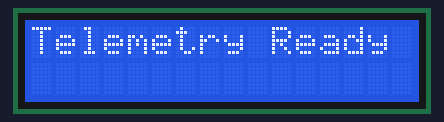
Bench run of a sketch on a simulated Arduino Uno, built with avr-gcc and run on an emulated ATmega328P. Shown: 16×2 character LCD. What the sketch prints to the serial monitor is not drawn.

Above: at 0.1 s.
At 2.2 s:
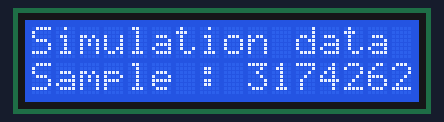
At 10.5 s:
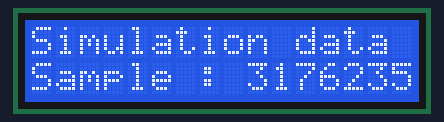
At 19.8 s:
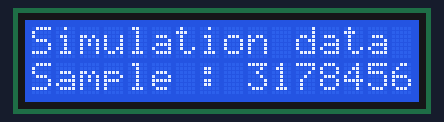
At 29.2 s:
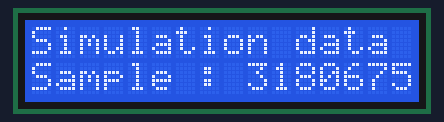
At 38.5 s:
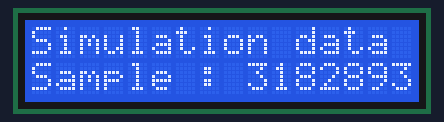

Measured:
- what the display in image 1 shows lasts 1.1 s, from 2.1 s to 3.2 s

The sketch:

simulation.ino
```cpp
#include <LiquidCrystal_I2C.h>
#include <Wire.h>
#include "Telemetry.hpp"

// Initialize the I2C LCD with the address 0x27 and 16x2 display size
LiquidCrystal_I2C lcd(0x27, 16, 2);

// const int ledPin = 2;
// bool ledState = false; // Variable to store the current state of the LED

void setup() {
  Serial.begin(115200); // Initialize serial communication

  // pinMode(ledPin, OUTPUT);
  lcd.init();
  lcd.backlight();

  // Display a startup message on the LCD
  lcd.setCursor(0, 0);
  lcd.print("Telemetry Ready");
  delay(2000);
  lcd.clear();
}

void loop() {
  static unsigned int index = 0; // Track the current data index

  // Display the current telemetry data on the LCD
  lcd.setCursor(0, 0);
  lcd.print("Simulation data");
  lcd.setCursor(0, 1);
  lcd.print("Sample : ");
  lcd.print(sampleData[index].time);


  printTelemetryAsCSV(sampleData[index]);
  // writeTelemeryAsBinaryStream(sampleData[index]);

  index++;
  if (index >= sizeof(sampleData) / sizeof(sampleData[0])) {
    index = 0;
  }

  delay(1000);
}
```

Telemetry.hpp
```cpp
#ifndef TELEMETRY_HPP
#define TELEMETRY_HPP

#include <Arduino.h>

// Define the TelemetryPacket structure
struct TelemetryPacket {
    uint32_t time;
    float altitude;
    float bmpTemp;
    float imuTemp;
    float pressure;
    float accX, accY, accZ;
    float angVelX, angVelY, angVelZ;
} __attribute__((packed));

TelemetryPacket sampleData[] = {{3174262, 23.99, 29.63, 99494.90, 153.49, -0.61,
                           -0.30, 10.06, 0.02, 0.04, 0.06},
                          {3174509, 24.00, 29.53, 99490.29, 153.88, -0.17,
                           -0.26, 10.04, 0.05, 0.02, -0.02},
                          {3174756, 24.00, 29.67, 99486.91, 154.17, -0.17,
                           -0.22, 9.96, 0.02, 0.03, -0.08},
                          {3175002, 24.00, 29.72, 99493.73, 153.59, -0.42,
                           -0.11, 9.99, 0.01, 0.04, -0.01},
                          {3175249, 24.00, 29.63, 99494.84, 153.50, -0.15,
                           -0.28, 9.95, 0.04, 0.02, -0.01},
                          {3175495, 24.00, 29.53, 99491.46, 153.79, -0.31,
                           -0.04, 9.95, 0.02, 0.02, -0.04},
                          {3175742, 24.00, 29.72, 99489.13, 153.98, -0.57,
                           -0.37, 9.98, 0.01, 0.02, -0.02},
                          {3175988, 24.00, 29.67, 99486.85, 154.18, -0.17,
                           -0.23, 10.04, 0.03, 0.03, 0.01},
                          {3176235, 24.00, 29.63, 99490.29, 153.88, -0.49,
                           -0.03, 10.07, 0.03, 0.01, -0.03},
                          {3176481, 24.00, 29.72, 99494.84, 153.50, -0.29,
                           -0.12, 9.96, 0.01, 0.02, -0.11},
                          {3176728, 24.00, 29.63, 99489.13, 153.98, -0.55,
                           -0.30, 9.94, 0.03, 0.04, -0.03},
                          {3176975, 24.00, 29.87, 99493.66, 153.60, -0.26,
                           -0.19, 10.05, 0.03, 0.01, 0.07},
                          {3177221, 24.01, 29.53, 99494.77, 153.51, 0.01, -0.11,
                           10.02, 0.03, 0.04, -0.01},
                          {3177467, 24.00, 29.53, 99486.85, 154.18, -0.44,
                           -0.21, 10.01, 0.04, 0.03, -0.03},
                          {3177714, 24.01, 29.63, 99487.95, 154.08, -0.61,
                           -0.11, 10.00, 0.03, 0.02, -0.01},
                          {3177961, 24.01, 29.48, 99491.33, 153.80, -0.42, 0.06,
                           10.03, 0.02, 0.03, -0.03},
                          {3178209, 24.01, 29.63, 99481.13, 154.66, -0.34,
                           -0.18, 9.94, 0.01, 0.02, 0.02},
                          {3178456, 24.01, 29.72, 99487.95, 154.08, -0.33,
                           -0.25, 10.02, 0.03, 0.02, -0.07},
                          {3178702, 24.02, 29.63, 99495.81, 153.42, -0.30,
                           -0.25, 9.98, 0.04, 0.03, -0.03},
                          {3178949, 24.01, 29.48, 99491.33, 153.80, -0.15, 0.01,
                           10.03, 0.04, 0.03, 0.12},
                          {3179195, 24.01, 30.01, 99486.79, 154.18, -0.29,
                           -0.02, 9.97, 0.02, 0.02, -0.02},
                          {3179442, 24.01, 29.67, 99494.77, 153.51, -0.26,
                           -0.29, 10.06, -0.01, 0.00, -0.02},
                          {3179688, 24.01, 29.67, 99490.23, 153.89, -0.34,
                           -0.70, 10.07, 0.02, 0.03, -0.07},
                          {3179935, 24.01, 29.87, 99479.97, 154.76, -0.38,
                           -0.24, 9.99, 0.06, 0.03, -0.11},
                          {3180182, 24.01, 29.63, 99485.68, 154.27, -0.14,
                           -0.11, 10.01, 0.03, 0.05, -0.01},
                          {3180428, 24.02, 29.82, 99491.27, 153.80, -0.41,
                           -0.20, 10.04, 0.01, 0.02, 0.04},
                          {3180675, 24.03, 29.53, 99492.38, 153.71, -0.29,
                           -0.33, 10.02, 0.01, 0.00, 0.12},
                          {3180921, 24.02, 29.63, 99492.44, 153.70, -0.12,
                           -0.17, 10.08, 0.02, 0.03, -0.03},
                          {3181168, 24.02, 29.63, 99488.99, 153.99, -0.56, 0.19,
                           10.00, 0.04, 0.05, -0.12},
                          {3181414, 24.02, 29.72, 99488.99, 153.99, -0.18, 0.03,
                           10.00, 0.02, 0.03, 0.03},
                          {3181661, 24.02, 29.72, 99491.27, 153.80, -0.19,
                           -0.06, 10.01, 0.04, 0.02, 0.02},
                          {3181907, 24.02, 29.87, 99485.62, 154.28, -0.34,
                           -0.34, 10.04, 0.03, 0.04, -0.01},
                          {3182153, 24.02, 29.67, 99495.81, 153.42, -0.51,
                           -0.56, 9.96, 0.02, 0.02, 0.01},
                          {3182400, 24.02, 29.72, 99493.54, 153.61, -0.11,
                           -0.47, 10.14, 0.02, 0.01, -0.13},
                          {3182646, 24.03, 29.67, 99487.83, 154.09, -0.03,
                           -0.33, 10.07, 0.02, 0.03, 0.09},
                          {3182893, 24.04, 29.82, 99484.32, 154.39, -0.44,
                           -0.48, 10.00, 0.03, 0.03, 0.22},
                          {3183139, 24.03, 29.53, 99483.28, 154.48, -0.32, 0.07,
                           9.99, 0.06, 0.03, 0.00},
                          {3183386, 24.03, 29.96, 99487.83, 154.09, -0.24, 0.43,
                           10.01, 0.01, 0.02, 0.00},
                          {3183632, 24.03, 29.67, 99491.20, 153.81, -0.47,
                           -0.11, 10.00, 0.00, 0.03, 0.02},
                          {3183878, 24.03, 29.87, 99479.84, 154.77, -0.41,
                           -0.11, 10.04, 0.03, 0.02, -0.01},
                          {3184125, 24.03, 29.67, 99481.01, 154.67, -0.29, 0.08,
                           9.99, 0.03, 0.02, -0.08},
                          {3184371, 24.04, 29.63, 99487.77, 154.10, -0.39,
                           -0.17, 9.97, 0.01, 0.01, -0.07},
                          {3184617, 24.04, 29.63, 99485.49, 154.29, 0.00, -0.67,
                           9.90, -0.03, 0.02, 0.19},
                          {3184864, 24.03, 29.53, 99488.93, 154.00, 1.36, 2.66,
                           97.06, 0.20, 0.19, -1.11},
                          {3185110, 24.03, 29.67, 99528.74, 150.64, -4.32, 3.51,
                           109.20, 0.04, 0.13, -0.55},
                          {3185357, 24.04, 29.53, 99374.11, 163.71, 2.22, -0.50,
                           102.98, -0.27, -0.79, 0.59},
                          {3185604, 24.04, 29.96, 99211.55, 177.46, -1.01, 4.88,
                           98.07, 0.09, 0.07, 3.33},
                          {3185852, 24.04, 29.53, 98937.70, 200.68, -0.73, 1.28,
                           91.54, -0.09, -0.07, 6.60},
                          {3186098, 24.04, 29.63, 98549.05, 233.72, 4.06, 5.91,
                           86.36, -0.16, -0.46, 9.81},
                          {3186345, 24.04, 29.63, 98095.62, 272.41, 1.00, 11.20,
                           81.48, 0.02, -0.59, 12.63},
                          {3186591, 24.03, 29.87, 97588.97, 315.80, -1.45,
                           11.08, 75.80, 0.29, -0.33, 14.06},
                          {3186838, 24.03, 29.82, 96986.87, 367.61, 2.32, 12.98,
                           68.92, 0.15, -0.26, 15.50},
                          {3187085, 24.01, 29.87, 96339.66, 423.59, 3.04, 15.68,
                           64.19, 0.32, -0.38, 16.83},
                          {3187331, 24.01, 29.63, 95660.52, 482.66, 4.17, 15.19,
                           59.32, 0.18, -0.30, 18.13},
                          {3187578, 24.01, 29.63, 94934.98, 546.14, 1.95, 18.01,
                           56.41, 0.21, -0.38, 19.36},
                          {3187824, 24.00, 29.72, 94166.60, 613.80, 0.79, 20.82,
                           44.02, 0.27, -0.33, 20.40},
                          {3188071, 23.99, 29.96, 93351.76, 686.04, -5.63,
                           21.64, -3.80, 0.42, -0.21, 20.56},
                          {3188317, 23.98, 29.63, 92714.12, 742.93, 1.52, 16.82,
                           -21.62, 0.29, -0.13, 19.64},
                          {3188564, 23.99, 29.53, 92309.92, 779.15, 4.56, 13.95,
                           -27.37, 0.31, -0.31, 19.07},
                          {3188811, 23.97, 29.53, 92029.95, 804.32, -1.18,
                           15.09, -20.37, 0.27, -0.22, 18.77},
                          {3189057, 23.96, 29.63, 91658.00, 837.85, -3.14,
                           13.70, -21.69, 0.22, -0.06, 18.13},
                          {3189304, 23.97, 29.63, 91333.30, 867.21, 1.71, 13.41,
                           -23.48, 0.32, -0.20, 17.20},
                          {3189550, 23.97, 29.67, 91001.00, 897.35, -0.73,
                           11.16, -16.91, 0.12, -0.19, 16.63},
                          {3189797, 23.96, 29.53, 90684.62, 926.12, 0.57, 8.42,
                           -17.24, 0.09, -0.05, 15.71},
                          {3190043, 23.96, 29.63, 90362.46, 955.51, 2.19, 7.30,
                           -14.49, 0.20, -0.06, 15.10},
                          {3190290, 23.96, 29.53, 90021.17, 986.73, 0.42, 5.61,
                           -13.89, 0.09, -0.11, 14.43},
                          {3190536, 23.97, 29.87, 89712.42, 1015.06, 1.90, 8.81,
                           -13.31, 0.13, -0.03, 13.90},
                          {3190783, 23.96, 29.48, 89405.20, 1043.33, 1.06, 6.45,
                           -9.28, 0.15, -0.12, 13.38},
                          {3191029, 23.97, 29.48, 89119.15, 1069.72, -0.32,
                           7.03, -12.02, 0.14, -0.07, 12.80},
                          {3191276, 23.96, 29.53, 88804.16, 1098.86, 1.77, 3.77,
                           -10.15, 0.02, 0.07, 12.13},
                          {3191523, 23.97, 29.48, 88551.16, 1122.32, 1.82, 5.39,
                           -8.26, 0.20, -0.12, 11.83},
                          {3191769, 23.97, 29.53, 88284.55, 1147.11, 0.79, 4.03,
                           -7.74, 0.04, 0.00, 11.20},
                          {3192016, 23.98, 29.63, 88015.68, 1172.17, 1.56, 3.51,
                           -8.82, 0.12, 0.00, 10.86},
                          {3192262, 23.98, 29.43, 87752.63, 1196.74, 0.94, 3.65,
                           -8.05, 0.11, -0.08, 10.48},
                          {3192509, 23.97, 29.82, 87508.04, 1219.65, 1.51, 3.41,
                           -7.16, 0.09, 0.07, 9.96},
                          {3192755, 23.97, 29.72, 87282.29, 1240.83, 1.25, 4.12,
                           -6.66, 0.06, 0.05, 9.55},
                          {3193002, 23.97, 29.63, 87045.51, 1263.10, 0.78, 2.91,
                           -6.10, 0.03, -0.06, 9.25},
                          {3193248, 23.97, 29.53, 86837.91, 1282.67, 1.16, 2.54,
                           -6.18, -0.08, 0.07, 8.84},
                          {3193497, 23.98, 29.63, 86621.24, 1303.13, 0.34, 2.63,
                           -5.08, 0.07, -0.05, 8.52},
                          {3193743, 23.98, 29.82, 86417.20, 1322.43, 0.13, 2.91,
                           -5.34, 0.10, -0.02, 8.22},
                          {3193990, 23.97, 29.72, 86213.50, 1341.74, -0.47,
                           2.02, -4.77, 0.03, 0.06, 7.83},
                          {3194237, 23.97, 29.63, 86019.52, 1360.17, 0.90, 1.74,
                           -4.07, -0.03, 0.08, 7.43},
                          {3194483, 23.98, 29.53, 85835.59, 1377.67, 0.50, 1.78,
                           -3.92, 0.00, -0.12, 7.28},
                          {3194730, 23.98, 29.53, 85673.68, 1393.10, 0.93, 1.51,
                           -3.63, 0.00, 0.03, 7.01},
                          {3194976, 23.97, 29.63, 85509.52, 1408.77, 0.49, 1.53,
                           -3.10, 0.06, 0.07, 6.74},
                          {3195222, 23.98, 29.67, 85352.78, 1423.75, 0.61, 2.00,
                           -2.80, 0.06, -0.02, 6.47},
                          {3195469, 23.98, 29.48, 85204.49, 1437.94, 0.22, 1.28,
                           -2.66, 0.04, -0.08, 6.23},
                          {3195715, 23.99, 29.63, 85069.12, 1450.92, 0.53, 0.84,
                           -2.56, 0.06, 0.10, 5.90},
                          {3195961, 23.98, 29.63, 84917.61, 1465.46, 0.26, 1.12,
                           -2.20, 0.01, 0.14, 5.59},
                          {3196208, 23.98, 29.63, 84801.06, 1476.66, 0.74, 0.72,
                           -2.17, 0.05, 0.02, 5.36},
                          {3196454, 23.99, 29.63, 84671.53, 1489.13, 0.48, 1.02,
                           -1.69, 0.03, -0.11, 5.21},
                          {3196700, 23.99, 29.53, 84560.48, 1499.83, 0.44, 0.57,
                           -1.53, -0.08, -0.03, 4.99},
                          {3196947, 24.00, 29.63, 84453.61, 1510.13, 0.34, 0.42,
                           -1.60, -0.14, 0.03, 4.72},
                          {3197193, 23.99, 29.53, 84345.19, 1520.60, 0.58, 0.71,
                           -1.34, 0.00, 0.08, 4.52},
                          {3197440, 24.00, 29.29, 84256.45, 1529.18, 0.61, 0.93,
                           -1.25, 0.10, -0.05, 4.42},
                          {3197686, 24.00, 29.63, 84164.48, 1538.07, 0.19, 0.77,
                           -1.16, 0.12, -0.11, 4.24},
                          {3197932, 23.99, 29.43, 84081.00, 1546.15, 0.41, 0.55,
                           -1.04, 0.06, -0.14, 4.04},
                          {3198179, 23.99, 29.63, 84006.22, 1553.39, 0.20, 0.25,
                           -0.84, -0.11, -0.05, 3.84},
                          {3198425, 23.99, 29.29, 83931.44, 1560.64, -0.22,
                           0.76, -0.92, -0.13, 0.18, 3.56},
                          {3198671, 24.00, 29.29, 83868.94, 1566.71, 0.24, 0.17,
                           -0.82, 0.14, 0.18, 3.42},
                          {3198917, 24.00, 29.43, 83807.38, 1572.68, -0.03,
                           0.37, -0.64, 0.11, 0.19, 3.17},
                          {3199164, 24.00, 29.63, 83755.63, 1577.71, 0.36, 0.38,
                           -0.61, 0.22, 0.04, 3.07},
                          {3199411, 24.00, 29.67, 83706.73, 1582.46, 0.28, 0.75,
                           -0.61, 0.27, -0.19, 3.03},
                          {3199657, 24.00, 29.63, 83675.95, 1585.45, 0.24, 0.35,
                           -0.46, 0.16, -0.36, 2.96},
                          {3199904, 24.00, 29.67, 83638.75, 1589.07, 0.04,
                           -0.01, -0.37, -0.13, -0.27, 2.79},
                          {3200150, 24.00, 29.63, 83605.70, 1592.28, -0.25,
                           0.27, -0.41, -0.24, -0.03, 2.62},
                          {3200397, 24.00, 29.63, 83576.25, 1595.15, -0.02,
                           0.10, -0.49, -0.17, 0.20, 2.48},
                          {3200644, 24.01, 29.63, 83563.59, 1596.38, -0.02,
                           -0.22, -0.40, -0.11, 0.33, 2.35},
                          {3200890, 24.01, 29.53, 83547.73, 1597.92, -0.16,
                           -0.04, -0.39, -0.08, 0.45, 2.23},
                          {3201138, 24.00, 29.63, 83539.05, 1598.77, -14.34,
                           -28.67, 162.39, 0.20, 0.73, 2.36}};

inline void writeTelemeryAsBinaryStream(const TelemetryPacket &packet) {
    Serial.write((uint8_t *)&packet, sizeof(TelemetryPacket));
}

inline void printTelemetryAsCSV(const TelemetryPacket &packet) {
    Serial.print(packet.time);
    Serial.print(',');
    Serial.print(packet.bmpTemp, 6);
    Serial.print(',');
    Serial.print(packet.imuTemp, 6);
    Serial.print(',');
    Serial.print(packet.pressure, 2);
    Serial.print(',');
    Serial.print(packet.altitude, 2);
    Serial.print(',');
    Serial.print(packet.accX, 6);
    Serial.print(',');
    Serial.print(packet.accY, 6);
    Serial.print(',');
    Serial.print(packet.accZ, 6);
    Serial.print(',');
    Serial.print(packet.angVelX, 6);
    Serial.print(',');
    Serial.print(packet.angVelY, 6);
    Serial.print(',');
    Serial.println(packet.angVelZ, 6);
}

#endif // TELEMETRY_HPP
```
